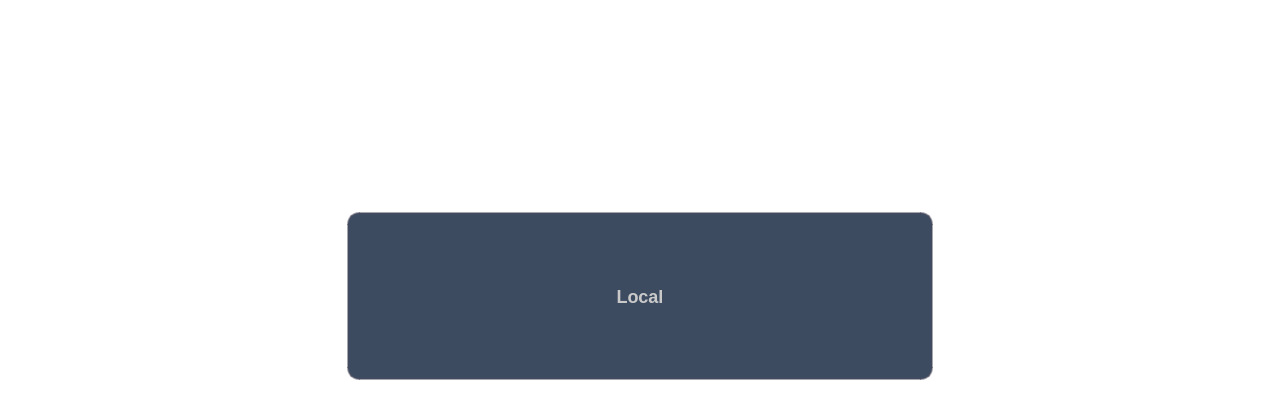
<?xml version="1.0" encoding="UTF-8"?>
<ui version="4.0">
 <class>remoteoverlay</class>
 <widget class="QFrame" name="remoteoverlay">
  <property name="geometry">
   <rect>
    <x>0</x>
    <y>0</y>
    <width>1280</width>
    <height>400</height>
   </rect>
  </property>
  <property name="minimumSize">
   <size>
    <width>1280</width>
    <height>400</height>
   </size>
  </property>
  <property name="maximumSize">
   <size>
    <width>1440</width>
    <height>400</height>
   </size>
  </property>
  <property name="font">
   <font>
    <family>WenQuanYi Micro Hei</family>
   </font>
  </property>
  <property name="cursor">
   <cursorShape>BlankCursor</cursorShape>
  </property>
  <property name="contextMenuPolicy">
   <enum>Qt::NoContextMenu</enum>
  </property>
  <property name="windowTitle">
   <string/>
  </property>
  <property name="windowOpacity">
   <double>1.000000000000000</double>
  </property>
  <property name="styleSheet">
   <string notr="true">*{
	font-family: &quot;WenQuanYi Micro Hei&quot;;
	background: transparent;
	border: none;
}

#remoteoverlay #gobackpushButton {
    background-color: rgba(26, 42, 69, 0.85);
    border: 2px solid rgba(74, 74, 90, 0.5);
    border-radius: 12px;
 	font-weight: bold;
    font-size: 18px;
	color: #C9C9C9;
	padding-left:6px;
    padding-right:6px;
    padding-top:6px;
    padding-bottom:6px;
}
#remoteoverlay #gobackpushButton:pressed {
    background-color: #0D1525;
    border-color: #4A8EC0;
    color: #B0C8E0;
}</string>
  </property>
  <property name="locale">
   <locale language="Chinese" country="China"/>
  </property>
  <property name="lineWidth">
   <number>0</number>
  </property>
  <layout class="QVBoxLayout" name="verticalLayout" stretch="0,0">
   <item>
    <widget class="QLabel" name="remotelogo">
     <property name="font">
      <font>
       <family>WenQuanYi Micro Hei</family>
      </font>
     </property>
     <property name="cursor">
      <cursorShape>BlankCursor</cursorShape>
     </property>
     <property name="contextMenuPolicy">
      <enum>Qt::NoContextMenu</enum>
     </property>
     <property name="styleSheet">
      <string notr="true"/>
     </property>
     <property name="lineWidth">
      <number>0</number>
     </property>
     <property name="text">
      <string/>
     </property>
     <property name="pixmap">
      <pixmap resource="../../resources/master.qrc">:/web/icon/leacesyicon.png</pixmap>
     </property>
     <property name="scaledContents">
      <bool>true</bool>
     </property>
     <property name="alignment">
      <set>Qt::AlignCenter</set>
     </property>
    </widget>
   </item>
   <item>
    <widget class="QFrame" name="frame">
     <property name="cursor">
      <cursorShape>BlankCursor</cursorShape>
     </property>
     <property name="contextMenuPolicy">
      <enum>Qt::NoContextMenu</enum>
     </property>
     <property name="frameShape">
      <enum>QFrame::NoFrame</enum>
     </property>
     <property name="frameShadow">
      <enum>QFrame::Plain</enum>
     </property>
     <property name="lineWidth">
      <number>0</number>
     </property>
     <layout class="QHBoxLayout" name="horizontalLayout">
      <property name="spacing">
       <number>0</number>
      </property>
      <property name="leftMargin">
       <number>336</number>
      </property>
      <property name="topMargin">
       <number>9</number>
      </property>
      <property name="rightMargin">
       <number>336</number>
      </property>
      <property name="bottomMargin">
       <number>9</number>
      </property>
      <item>
       <widget class="QPushButton" name="gobackpushButton">
        <property name="sizePolicy">
         <sizepolicy hsizetype="Preferred" vsizetype="Preferred">
          <horstretch>0</horstretch>
          <verstretch>0</verstretch>
         </sizepolicy>
        </property>
        <property name="cursor">
         <cursorShape>BlankCursor</cursorShape>
        </property>
        <property name="focusPolicy">
         <enum>Qt::NoFocus</enum>
        </property>
        <property name="contextMenuPolicy">
         <enum>Qt::NoContextMenu</enum>
        </property>
        <property name="styleSheet">
         <string notr="true"/>
        </property>
        <property name="text">
         <string>Local</string>
        </property>
       </widget>
      </item>
     </layout>
    </widget>
   </item>
  </layout>
 </widget>
 <resources>
  <include location="../../resources/master.qrc"/>
 </resources>
 <connections/>
</ui>
